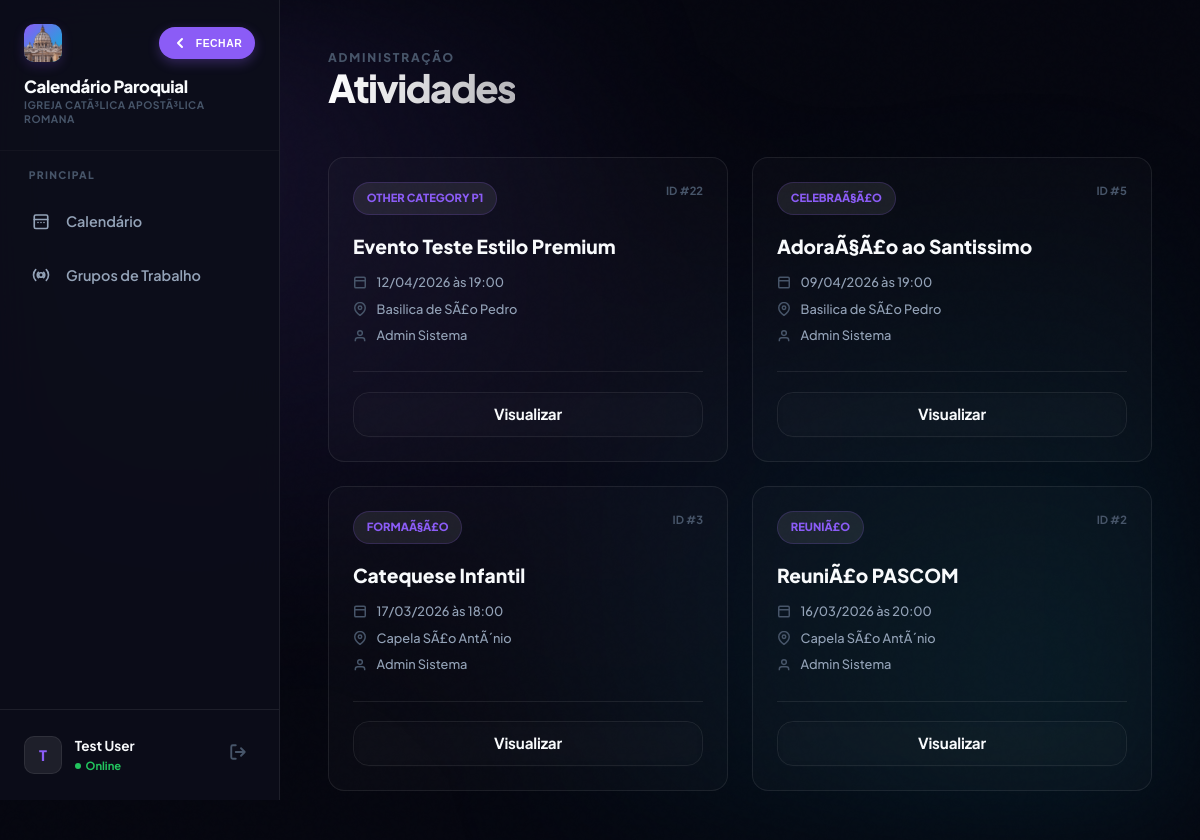
Page /atividades.php (signed in) on the earlier database version.
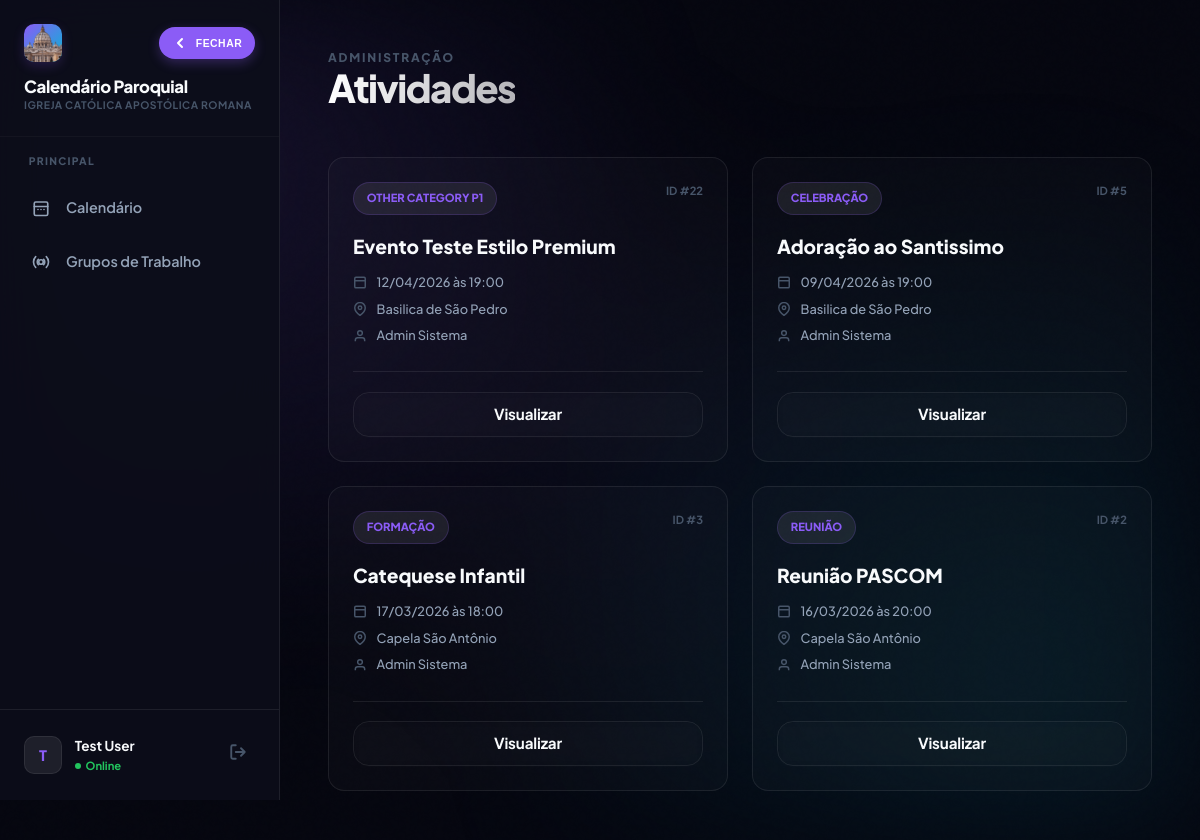
Same page on the later database version.
### tables this page shows
CREATE TABLE `paroquias` (
  `id` int(10) unsigned NOT NULL AUTO_INCREMENT,
  `nome` varchar(255) NOT NULL,
  `cidade` varchar(100) DEFAULT NULL,
  `estado` char(2) DEFAULT NULL,
  `diocese` varchar(255) DEFAULT NULL,
  `ativo` tinyint(1) DEFAULT 1,
  `data_criacao` timestamp NULL DEFAULT current_timestamp(),
  PRIMARY KEY (`id`)
);

CREATE TABLE `atividades` (
  `id` int(10) unsigned NOT NULL AUTO_INCREMENT,
  `nome` varchar(255) NOT NULL,
  `descricao` text DEFAULT NULL,
  `cor` varchar(7) DEFAULT '#3b82f6',
  `data_inicio` date NOT NULL,
  `hora_inicio` time DEFAULT NULL,
  `data_fim` date DEFAULT NULL,
  `hora_fim` time DEFAULT NULL,
  `local_id` int(10) unsigned DEFAULT NULL,
  `tipo_atividade_id` int(10) unsigned DEFAULT NULL,
  `categoria_id` int(10) unsigned DEFAULT NULL,
  `criador_id` int(10) unsigned DEFAULT NULL,
  `paroquia_id` int(10) unsigned DEFAULT NULL,
  `status` varchar(50) DEFAULT 'ativo',
  `restrito` tinyint(1) DEFAULT 0,
  `serie_key` varchar(100) DEFAULT NULL,
  `serie_frequencia` varchar(50) DEFAULT NULL,
  `serie_dias_semana` varchar(100) DEFAULT NULL,
  `serie_data_fim` date DEFAULT NULL,
  `data_criacao` timestamp NULL DEFAULT current_timestamp(),
  `ultima_atualizacao` timestamp NULL DEFAULT current_timestamp() ON UPDATE current_timestamp(),
  `is_multi_color` tinyint(1) DEFAULT 0,
  `is_flashing` tinyint(1) DEFAULT 0,
  PRIMARY KEY (`id`),
  KEY `fk_atividades_paroquia` (`paroquia_id`),
  KEY `fk_atividades_local` (`local_id`),
  KEY `fk_atividades_tipo` (`tipo_atividade_id`),
  CONSTRAINT `fk_atividades_local` FOREIGN KEY (`local_id`) REFERENCES `locais_paroquia` (`id`) ON DELETE SET NULL,
  CONSTRAINT `fk_atividades_paroquia` FOREIGN KEY (`paroquia_id`) REFERENCES `paroquias` (`id`) ON DELETE SET NULL,
  CONSTRAINT `fk_atividades_tipo` FOREIGN KEY (`tipo_atividade_id`) REFERENCES `tipos_atividade` (`id`) ON DELETE SET NULL
);

CREATE TABLE `tipos_atividade` (
  `id` int(10) unsigned NOT NULL AUTO_INCREMENT,
  `paroquia_id` int(10) unsigned DEFAULT NULL,
  `nome_tipo` varchar(100) NOT NULL,
  `cor` varchar(7) DEFAULT NULL,
  `icone` varchar(50) DEFAULT NULL,
  `descricao` text DEFAULT NULL,
  PRIMARY KEY (`id`)
);

CREATE TABLE `locais_paroquia` (
  `id` int(10) unsigned NOT NULL AUTO_INCREMENT,
  `paroquia_id` int(10) unsigned NOT NULL,
  `nome_local` varchar(255) NOT NULL,
  `descricao` text DEFAULT NULL,
  `ativo` tinyint(1) DEFAULT 1,
  `endereco` varchar(255) DEFAULT NULL,
  `telefone` varchar(20) DEFAULT NULL,
  `responsavel` varchar(100) DEFAULT NULL,
  `capacidade` int(11) DEFAULT NULL,
  PRIMARY KEY (`id`)
);

CREATE TABLE `usuarios` (
  `id` int(10) unsigned NOT NULL AUTO_INCREMENT,
  `nome` varchar(255) NOT NULL,
  `email` varchar(255) NOT NULL,
  `senha` varchar(255) NOT NULL,
  `perfil_id` int(10) unsigned DEFAULT NULL,
  `paroquia_id` int(10) unsigned DEFAULT NULL,
  `sexo` varchar(20) DEFAULT NULL,
  `telefone` varchar(20) DEFAULT NULL,
  `palavra_chave` varchar(255) DEFAULT NULL,
  `ativo` tinyint(1) DEFAULT 1,
  `perm_criar_eventos` tinyint(1) DEFAULT 0,
  `perm_editar_eventos` tinyint(1) DEFAULT 0,
  `perm_excluir_eventos` tinyint(1) DEFAULT 0,
  `perm_ver_restritos` tinyint(1) DEFAULT 0,
  `perm_cadastrar_usuario` tinyint(1) DEFAULT 0,
  `perm_admin_usuarios` tinyint(1) DEFAULT 0,
  `perm_ver_logs` tinyint(1) DEFAULT 0,
  `data_criacao` timestamp NULL DEFAULT current_timestamp(),
  `ultimo_login` timestamp NULL DEFAULT NULL,
  `data_nascimento` date DEFAULT NULL,
  `foto_perfil` varchar(255) DEFAULT NULL,
  `nivel_acesso` int(10) DEFAULT 0,
  `perfil_nome` varchar(50) DEFAULT NULL,
  `perm_ver_calendario` tinyint(1) DEFAULT 1,
  `perm_admin_sistema` tinyint(1) DEFAULT 0,
  `perm_gerenciar_catalogo` tinyint(1) DEFAULT 0,
  `perm_gerenciar_grupos` tinyint(1) DEFAULT 0,
  PRIMARY KEY (`id`),
  UNIQUE KEY `email` (`email`),
  KEY `fk_usuario_perfil` (`perfil_id`),
  KEY `fk_usuario_paroquia` (`paroquia_id`),
  CONSTRAINT `fk_usuario_paroquia` FOREIGN KEY (`paroquia_id`) REFERENCES `paroquias` (`id`) ON DELETE SET NULL,
  CONSTRAINT `fk_usuario_perfil` FOREIGN KEY (`perfil_id`) REFERENCES `perfis` (`id`) ON DELETE SET NULL
);

### config.php (called while the page is built, shortened)
<?php
function can(string $permission): bool {
    return isset($_SESSION['perms'][$permission]) && (bool)$_SESSION['perms'][$permission] === true;
}
function has_level(int $min_level): bool {
    return isset($_SESSION['usuario_nivel']) && (int)$_SESSION['usuario_nivel'] <= $min_level;
}
function h(mixed $v): string {
    return htmlspecialchars((string)($v ?? ''), ENT_QUOTES, 'UTF-8');
}
?>

### functions.php (called while the page is built, shortened)
<?php
require_once __DIR__ . '/config.php';
function formatTime(?string $time): string {
    return substr((string)$time, 0, 5);
}
function current_paroquia_id(): int {
    return (int)($_SESSION['paroquia_id'] ?? 0);
}
?>

### atividades.php (the view, shortened to what the rows shown need)
<?php
require_once 'functions.php';
$pid = current_paroquia_id();
$sql = "
    SELECT a.*, l.nome_local, t.nome_tipo, t.icone, u.nome as criador_nome
    FROM atividades a
    LEFT JOIN locais_paroquia l ON a.local_id = l.id
    LEFT JOIN tipos_atividade t ON a.tipo_atividade_id = t.id
    LEFT JOIN usuarios u ON a.criador_id = u.id
    WHERE a.paroquia_id = ?
      AND (a.restrito = 0 OR ? = 1 OR a.criador_id = ?)
    ORDER BY a.data_inicio DESC, a.hora_inicio DESC
";
$userId = (int)($_SESSION['usuario_id'] ?? 0);
$canVerRestritos = (int)can('ver_restritos');
$stmt = $conn->prepare($sql);
$stmt->bind_param('iii', $pid, $canVerRestritos, $userId);
$stmt->execute();
$activities = $stmt->get_result();
?>
<!DOCTYPE html>
<html lang="pt-BR">
<head>
    <link rel="stylesheet" href="style.css">
</head>
<body>
    <div class="app-shell">
        <?php include 'sidebar.php'; ?>
        <main class="main-content">
            <header class="header-stack animate-in">
                <div>
                    <h1 class="gradient-text">Atividades</h1>
                </div>
            </header>
            <section class="activity-grid animate-in" style="animation-delay: 0.1s;">
                <?php if ($activities->num_rows > 0): ?>
                    <?php while ($row = $activities->fetch_assoc()):
                        $di = new DateTime($row['data_inicio']);
                    ?>
                    <article class="glass-card activity-card">
                        <div class="card-header">
                            <span class="type-badge"><?= h($row['nome_tipo'] ?: 'Evento') ?></span>
                            <div style="font-size: 0.7rem; color: var(--text-ghost); font-weight: 700;">
                                ID #<?= $row['id'] ?>
                            </div>
                        </div>
                        <div class="card-body">
                            <h3><?= h($row['nome']) ?></h3>
                            <div class="meta-item">
                                <svg width="14" height="14" viewBox="0 0 24 24" fill="none" stroke="currentColor" stroke-width="2.5"><rect width="18" height="18" x="3" y="4" rx="2"/><line x1="3" x2="21" y1="10" y2="10"/></svg>
                                <?= $di->format('d/m/Y') ?> às <?= formatTime($row['hora_inicio']) ?>
                            </div>
                            <div class="meta-item">
                                <svg width="14" height="14" viewBox="0 0 24 24" fill="none" stroke="currentColor" stroke-width="2.5"><path d="M21 10c0 7-9 13-9 13s-9-6-9-13a9 9 0 0 1 18 0z"/><circle cx="12" cy="10" r="3"/></svg>
                                <?= h($row['nome_local'] ?: 'Sem local definido') ?>
                            </div>
                            <div class="meta-item">
                                <svg width="14" height="14" viewBox="0 0 24 24" fill="none" stroke="currentColor" stroke-width="2.5"><path d="M20 21v-2a4 4 0 0 0-4-4H8a4 4 0 0 0-4 4v2"/><circle cx="12" cy="7" r="4"/></svg>
                                <?= h($row['criador_nome'] ?: 'Sistema') ?>
                            </div>
                        </div>
                        <div class="card-footer">
                            <a href="ver_atividade.php?id=<?= $row['id'] ?>" class="btn btn-ghost" style="padding: 0.6rem; flex: 1;">Visualizar</a>
                        </div>
                    </article>
                    <?php endwhile; ?>
                <?php endif; ?>
            </section>
        </main>
    </div>
</body>
</html>

### sidebar.php (shortened to what the rows shown need)
<?php
require_once 'config.php';
$parish_name = 'Igreja Católica';
$pid = $_SESSION['paroquia_id'] ?? 0;
if ($pid > 0) {
    $stmt = $conn->prepare("SELECT nome FROM paroquias WHERE id = ?");
    $stmt->bind_param('i', $pid);
    $stmt->execute();
    $resParish = $stmt->get_result();
    if ($resParish && $resParish->num_rows > 0) {
        $parish_name = $resParish->fetch_assoc()['nome'];
    }
}
$all_parishes = [];
?>
<aside class="sidebar" id="mainSidebar">
    <div class="sidebar-header">
        <div class="brand-details">
            <span class="brand-text">Calendário Paroquial</span>
            <?php if (count($all_parishes) > 1): ?>
                <select class="brand-sub-select" onchange="window.location.href='select_paroquia.php?id='+this.value">
                    <?php if ($pid == 0): ?><option value="0" selected>Selecionar...</option><?php endif; ?>
                    <?php foreach($all_parishes as $p): ?>
                        <option value="<?= $p['id'] ?>" <?= $p['id'] == $pid ? 'selected' : '' ?>><?= h($p['nome']) ?></option>
                    <?php endforeach; ?>
                </select>
            <?php else: ?>
                <span class="brand-sub"><?= h($parish_name) ?></span>
            <?php endif; ?>
        </div>
    </div>
</aside>

Differences in the rows shown:
changed paroquias: nome "IGREJA CATÃ³LICA APOSTÃ³LICA ROMANA" → "IGREJA CATÓLICA APOSTÓLICA ROMANA"
changed atividades "Evento Teste Estilo Premium": local.nome_local "Basilica de SÃ£o Pedro" → "Basilica de São Pedro"
changed atividades id 5: tipo_atividade.nome_tipo "CELEBRAÃ§Ã£O" → "CELEBRAÇÃO"; nome "AdoraÃ§Ã£o ao Santissimo" → "Adoração ao Santissimo"; local.nome_local "Basilica de SÃ£o Pedro" → "Basilica de São Pedro"
changed atividades "Catequese Infantil": tipo_atividade.nome_tipo "FORMAÃ§Ã£O" → "FORMAÇÃO"; local.nome_local "Capela SÃ£o AntÃ´nio" → "Capela São Antônio"
changed atividades id 2: tipo_atividade.nome_tipo "REUNIÃ£O" → "REUNIÃO"; nome "ReuniÃ£o PASCOM" → "Reunião PASCOM"; local.nome_local "Capela SÃ£o AntÃ´nio" → "Capela São Antônio"
